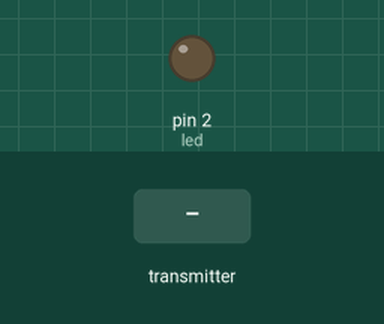
This sketch was run on a simulated Arduino Uno, built with avr-gcc and run on an emulated ATmega328P. Parts: output pins drawn as LEDs (lit = HIGH). The test bench sets the inputs (shaded band). No radio packets arrive unless stated.

Above: at 1.2 s.
1.3 s: the transmitter starts sending buttonState = 1
At 2.0 s:
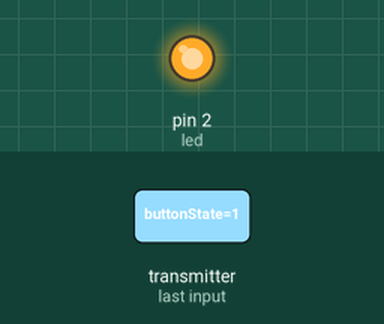
2.8 s: the transmitter starts sending buttonState = 0
At 4.7 s:
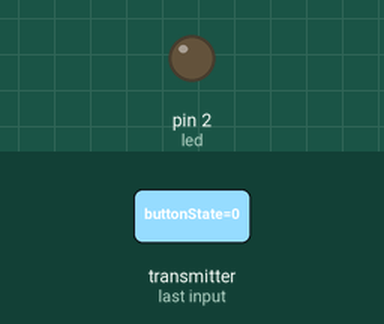
Timing chart, 0 to 6.2 s (numbered marks = the images above; inputs shaded):
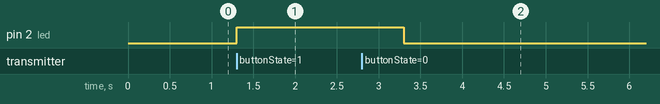

The sketch:

Trans_data.ino
```cpp
/*
* Arduino Wireless Communication Tutorial
*     Example 2 - Transmitter Code
*
* by Dejan Nedelkovski, www.HowToMechatronics.com
*
* Library: TMRh20/RF24, https://github.com/tmrh20/RF24/
*/

#include <SPI.h>
#include <nRF24L01.h>
#include <RF24.h>

#define led 2

RF24 radio(7, 8); // CE, CSN
const byte addresses[][6] = {"00001", "00002"};
boolean buttonState = 0;

void setup() {
  pinMode(led, OUTPUT);
  radio.begin();
  radio.openWritingPipe(addresses[1]); // 00002
  radio.openReadingPipe(1, addresses[0]); // 00001
  radio.setPALevel(RF24_PA_MIN);
  radio.startListening();
}

void loop() {
  if(radio.available()){
  radio.read(&buttonState, sizeof(buttonState));
  if (buttonState == HIGH) {
    digitalWrite(led, HIGH);
  }
  else {
    digitalWrite(led, LOW);
  }
  delay(1000);
  }
}
```

Measured:
- after the input at 1.3 s, pin 2 (led): LOW → HIGH at once
- after the input at 2.8 s, pin 2 (led): HIGH → LOW after 0.50 s
